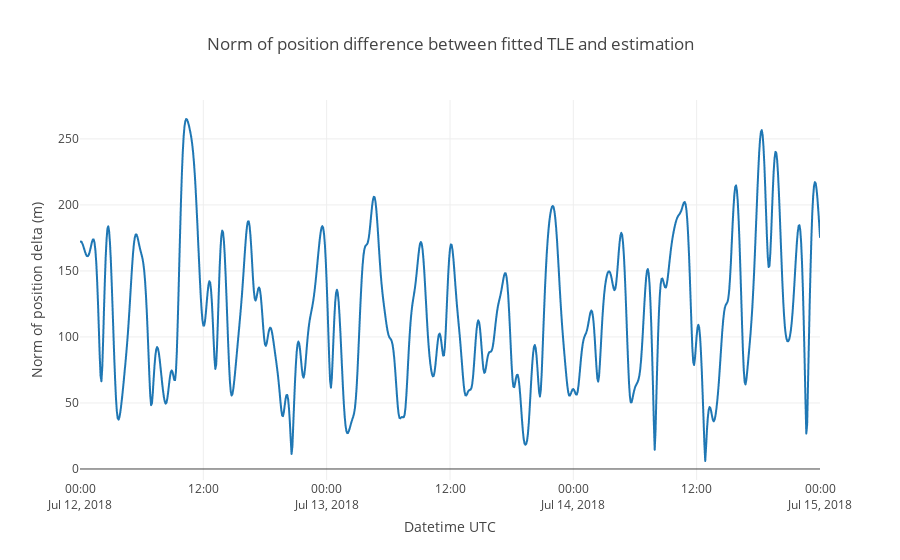

The cell this chart's notebook holds for it:
### Markdown cell above
In some cases, the fitted TLE is much better, in some cases not.

The figure below shows the norm of the position difference with the estimated propagator.

### Code cell
# Computing norm of position difference
import numpy as np
deltaPos_tle_fitted_norm = pd.Series(data=np.linalg.norm(
    PV_tle_fitted_eci_df[['x','y','z']] - PV_eci_df[['x','y','z']], 
    axis=1),
                         index=PV_tle_fitted_eci_df.index)

import plotly.graph_objs as go

trace = go.Scattergl(
    x = deltaPos_tle_fitted_norm.index,
    y = deltaPos_tle_fitted_norm,
    mode='lines'
)

data = [trace]

layout = go.Layout(
    title = 'Norm of position difference between fitted TLE and estimation',
    xaxis = dict(
        title = 'Datetime UTC'
    ),
    yaxis = dict(
        title = 'Norm of position delta (m)'
    )
)

fig = dict(data=data, layout=layout)

pio.show(fig)

### Figure 1 — Plotly figure (JSON) as saved in the notebook; plotly's stock layout.template omitted (floating-point values rounded to 4 significant figures; data arrays with more than 128 entries replaced by an {"elided": "..."} marker saying what was removed)
{"data": [{"mode": "lines", "type": "scattergl", "uid": "ea724751-363c-46d4-b3a6-2993528b1c10", "x": {"elided": "865 str values"}, "y": {"elided": "865 float values"}}], "layout": {"autosize": true, "title": {"text": "Norm of position difference between fitted TLE and estimation"}, "xaxis": {"autorange": true, "range": ["2018-07-12", "2018-07-15"], "title": {"text": "Datetime UTC"}, "type": "date"}, "yaxis": {"autorange": true, "range": [-8.34, 279.5], "title": {"text": "Norm of position delta (m)"}, "type": "linear"}}}
